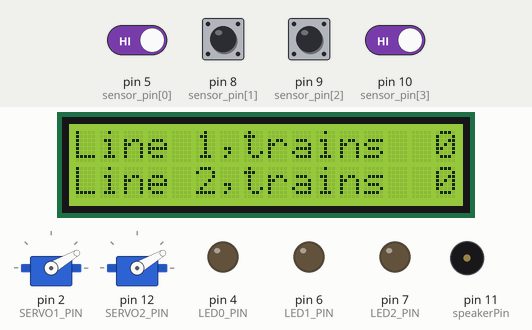
Bench run of a sketch on a simulated Arduino Uno, built with avr-gcc and run on an emulated ATmega328P. Parts: 16×2 character LCD, 2 × servo, output pins drawn as LEDs (lit = HIGH), buzzer (waves = sounding). Wiring (inferred from the names in the program): 2 × servo: signal pin 2 / signal pin 12. Dashed ring = blinking. The inputs (shaded band) are chosen by the test bench; at power-on: pin 5 (sensor_pin[0]), pin 8 (sensor_pin[1]), pin 9 (sensor_pin[2]), pin 10 (sensor_pin[3]) HIGH. Servo pulses on a pin are drawn as a servo (544–2400 µs = 0–180°); pins used as bus, display or sensor lines are not drawn; what the sketch prints to the serial monitor is not drawn.

Above: at 4.3 s.
4.4 s: pin 5 (sensor_pin[0]) driven LOW
At 4.96 s:
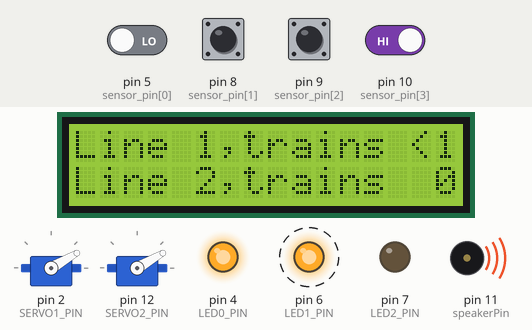
6.6 s: pin 10 (sensor_pin[3]) driven LOW
At 7.0 s:
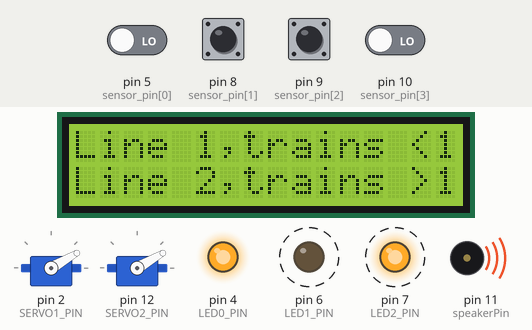
9.1 s: pin 8 (sensor_pin[1]) driven LOW
At 11.86 s:
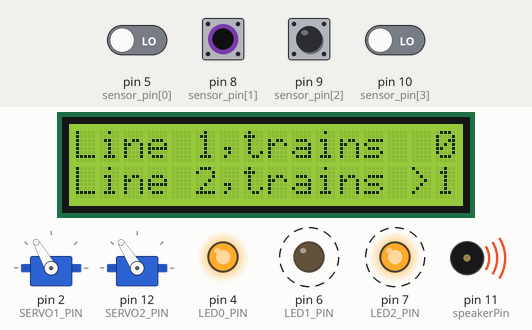
12.1 s: pin 9 (sensor_pin[2]) driven LOW
At 12.72 s:
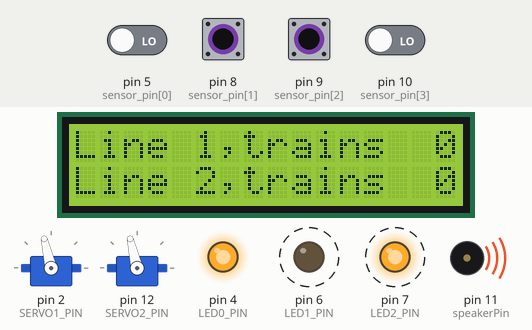
13.8 s: pin 8 (sensor_pin[1]) pulsed HIGH 5 times (0.12 s each, 0.3 s apart)
At 15.48 s:
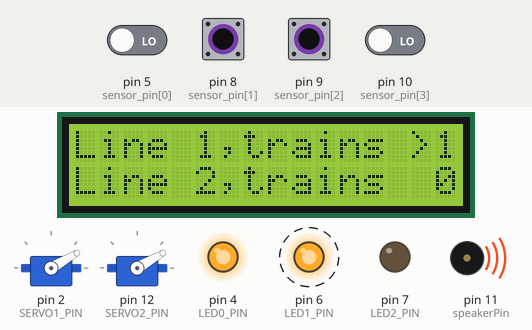
17.5 s: pin 9 (sensor_pin[2]) pulsed HIGH 5 times (0.12 s each, 0.3 s apart)
At 17.93 s:
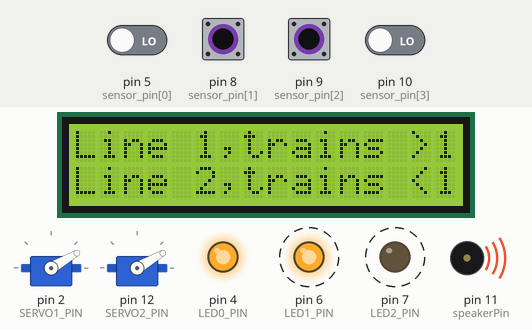
Timing chart, 0 to 21.5 s (numbered marks = the images above; inputs shaded):
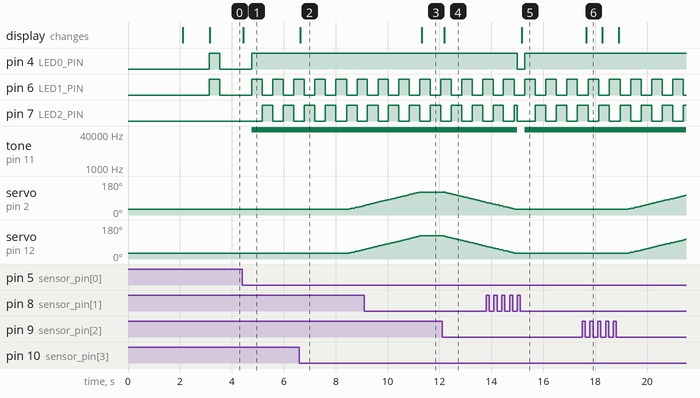

The sketch:

us_barriers_2w1.ino
```cpp
// inital changes by MKO
// ver.2 - niq_ro added bidirectional trigger.. not good solution
// ver.2.x - niq_ro used parts from https://rudysarduinoprojects.wordpress.com/2020/09/23/fun-with-arduino-42-railway-crossing-multi-track-two-way/
// ver.2.y - niq_ro added opposite direction for second servo...
// ver.2.z - direction for 2nd servo can be choosen as opposite or same with 1st servo
// ver.2.w - added LCD1602 on i2c
// ver.2.w.1 - added blink for white light with gate open + changed count trains method
// ver.2.w.2 - added condition for last state of sensor for count

#include <Wire.h>
#include <LiquidCrystal_I2C.h>  // //YWROBOT

LiquidCrystal_I2C lcd(0x3F,16,2);  // set the LCD address to 0x3F for a 16 chars and 2 line display
                                   // otherusual adress is 0x27

int UP = 1700; //1400;  //2300;     // MKO Upper limit of gate travel; adjust these two values to get the travel required
int DOWN = 800; //1100;   // MKO lower limit of gate travel
int GateSpeed = 3; // MKO set to an integer between say 1 and 8; lower = slower;
                   //   to set speed that gate moves from up to down and back
int angle = 0;     // MKO variable to track angle of ate opening (thougb it has nothing to do with degrees of travel)

#define xdebug 0 // 1 = detailed info on serial monitor
#define GATE_DELAY  4000 // [ms] delay time before gate closes once train detected on Sensor 1
#define END_OF_TRAIN_DELAY 2000 // [ms] time to wait before deciding this was the end of the train
#define BLINK_SPEED  400 // [ms] smaller number is faster blinking
#define SERVO1_PIN      2  //MKO SERVO_PIN was 3 in JS original sketch. Change to D2
#define SERVO2_PIN     12   // niq_ro added second pin for reverse direction

#define LED1_PIN       6
#define LED2_PIN       7
#define LED0_PIN       4
#define LED3_PIN       13

//byte state = 1;  // 1;
byte transition = 0; //0;
byte led1 = 0;            // MKO  Define inital values for these 3 variables
byte led2 = 0;            // MKO                                 |
byte blink_enabled = 0;   // MKO                                 _
byte led3 = 0;

unsigned long time_to_blink;
unsigned long time_to_close_gate = millis();  //MKO set intial millis times

byte sens = 0;  // 0 = same direction at servos
                // 1 = oposite direction at servos
/*
#define NUM_SENSORS           2 // two sensors per track, one left and one right of the gate
byte sensor_pin[NUM_SENSORS]  = {5,8}; // sensor pin numbers
*/
#define NUM_SENSORS           4 // two sensors per track, one left and one right of the gate
byte sensor_pin[NUM_SENSORS]  = {5,8,9,10}; // sensor pin numbers

byte actual_state[NUM_SENSORS] = {0,0,0,0}; // niq_added this variable
byte previous_state[NUM_SENSORS] = {0,0,0,0}; // niq_added this variable


//byte state = 1, train_counter, n;
byte state = 1;

byte sensor_state[NUM_SENSORS];       // 0 idle, 1 detect arrival, 2 detect departure, 3 detect end of train
byte end_of_train[NUM_SENSORS];       // 0 idle, 1 end of train detected
//unsigned long time_to_blink;
//unsigned long time_to_close_gate;
unsigned long time_for_servo_step;
unsigned long time_end_of_train[NUM_SENSORS];
unsigned long count_delay = 400;
unsigned long time_count1, time_count2 ;

int train_counter, train_counter1, train_counter2;
int train_counter11, train_counter21;

void blinkLights() {
    if(millis() > time_to_blink) {
      time_to_blink = millis() + (unsigned long)BLINK_SPEED;
      led1 = !led1;
      led2 = !led1;

      digitalWrite(LED1_PIN, led1);
      digitalWrite(LED2_PIN, led2);
      digitalWrite(LED0_PIN, (led1+led2)%2);
      digitalWrite(LED3_PIN, LOW);}
}

void noLights() {
      if(millis() > time_to_blink) {
      time_to_blink = millis() + (unsigned long)BLINK_SPEED;
      led3 = !led3;
      digitalWrite(LED1_PIN, LOW);
      digitalWrite(LED2_PIN, LOW);
      digitalWrite(LED0_PIN, LOW);
      digitalWrite(LED3_PIN, led3);}
}


void closeGate() {
      while (angle < (UP-DOWN)) {
        angle += GateSpeed;  // Use 5 as the servo PWM increment/decrement
        digitalWrite(SERVO1_PIN, HIGH);
        delayMicroseconds(angle+DOWN);    //position
        digitalWrite(SERVO1_PIN, LOW);
        delayMicroseconds(20000-angle);   //balance of 20000 cycle
        digitalWrite(SERVO2_PIN, HIGH);
        if (sens == 1)
        delayMicroseconds(-angle+UP);    //position
        else
        delayMicroseconds(angle+DOWN);    //position
        digitalWrite(SERVO2_PIN, LOW);
        delayMicroseconds(20000-angle);   //balance of 20000 cycle
        blinkLights();
      }
        digitalWrite(SERVO1_PIN, LOW);
        digitalWrite(SERVO2_PIN, LOW);
    if (xdebug == 1)
        {
        Serial.print("angle = ");
        Serial.println(angle);
        Serial.print("angle + DOWN = ");
        Serial.println(angle+DOWN);
        Serial.print("state = ");
        Serial.println(state);
        Serial.print("transition = ");
        Serial.println(transition);
        }
      }


void openGate() {
       while ( angle > 0) {
        angle -= GateSpeed;
        digitalWrite(SERVO1_PIN, HIGH);
        delayMicroseconds(angle+DOWN);    //position
        digitalWrite(SERVO1_PIN, LOW);
        delayMicroseconds(20000-angle);   //balance of 20000 cycle
        digitalWrite(SERVO2_PIN, HIGH);
        if (sens == 1)
        delayMicroseconds(-angle+UP);    //position
        else
        delayMicroseconds(angle+DOWN);    //position
        digitalWrite(SERVO2_PIN, LOW);
        delayMicroseconds(20000-angle);   //balance of 20000 cycle
        blinkLights();
      }
        digitalWrite(SERVO1_PIN, LOW);
        digitalWrite(SERVO2_PIN, LOW);
    if (xdebug == 1)
        {
        Serial.print("angle = ");
        Serial.println(angle);
        Serial.print("angle + DOWN = ");
        Serial.println(angle+DOWN);
        Serial.print("state = ");
        Serial.println(state);
        Serial.print("transition = ");
        Serial.println(transition);
        }
      }


// MKO Bell setup
#include <stdint.h>
#include <avr/interrupt.h>
#include <avr/io.h>
#include <avr/pgmspace.h>
#include "crossing_bell_8KHz_mono.h"  // This is file in the same folder as this sketch that contains the sound data (limited to 1-2 secs total sound due to limited Uno memory)
                                      // Sounds must be in C code which can bet obtained via editing in AUdacity and conversion from WAV files using various tools
                                      //  (e.g. http://colinjs.com/software.htm#t_WAVToCode)
#define SAMPLE_RATE 8000   // 8 KHz sample rate; compromised between quality and limited PROGMEM space on Uno/Nano/etc.


// Use a cheap "earbud" headphone connected to pin 11 and ground for a modest sound level but still reasonable in scale.
// Use an simple LM386 audio amp and cheap 8 ohm speaker to get a louder sound using the same speaker pin


const int speakerPin = 11; // Can be either 3 or 11, two PWM outputs connected to Timer 2; using 11 in this sketch
volatile uint16_t sample;
byte lastSample;
// MKO END Bell setup


// MKO The following code get the sound data and, via user-controlled variable may zero-out the data for the "no sound" case
// This code called at 8000 Hz to get the next sound sample.
ISR(TIMER1_COMPA_vect) {
    if (sample >= sounddata_length) {
        if (sample == sounddata_length + lastSample) {sample = 0;}
        else {OCR2B = sounddata_length + lastSample - sample;  }
    }
    else {OCR2A = (led1 || led2) * pgm_read_byte(&sounddata_data[sample]);} // <- first variable after the "+" sign needs to be 0 or 1 as dicated by the LED state


    ++sample;   }


void startPlayback()
{
    pinMode(speakerPin, OUTPUT);


    // Set up Timer 2 to do pulse width modulation on the speaker pin.


    // Use internal clock (datasheet p.160)
    ASSR &= ~(_BV(EXCLK) | _BV(AS2));


    // Set fast PWM mode  (p.157)
    TCCR2A |= _BV(WGM21) | _BV(WGM20);
    TCCR2B &= ~_BV(WGM22);


        // Do non-inverting PWM on pin OC2A (p.155)
        // On the Arduino this is pin 11.
        TCCR2A = (TCCR2A | _BV(COM2A1)) & ~_BV(COM2A0); TCCR2A &= ~(_BV(COM2B1) | _BV(COM2B0));
        // No prescaler (p.158)
        TCCR2B = (TCCR2B & ~(_BV(CS12) | _BV(CS11))) | _BV(CS10);


        // Set initial pulse width to the first sample.
        OCR2A = pgm_read_byte(&sounddata_data[0]);

    // Set up Timer 1 to send a sample every interrupt.
    cli();


    // Set CTC mode (Clear Timer on Compare Match) (p.133)
    // Have to set OCR1A after, otherwise it gets reset to 0!
    TCCR1B = (TCCR1B & ~_BV(WGM13)) | _BV(WGM12);  TCCR1A = TCCR1A & ~(_BV(WGM11) | _BV(WGM10));


    // No prescaler (p.134)
    TCCR1B = (TCCR1B & ~(_BV(CS12) | _BV(CS11))) | _BV(CS10);


    // Set the compare register (OCR1A).
    // OCR1A is a 16-bit register, so we have to do this with
    // interrupts disabled to be safe.
    OCR1A = F_CPU / SAMPLE_RATE;    // 16e6 / 8000 = 2000


    // Enable interrupt when TCNT1 == OCR1A (p.136)
    TIMSK1 |= _BV(OCIE1A);


    lastSample = pgm_read_byte(&sounddata_data[sounddata_length-1]); sample = 0; sei();
}
// MKO  END Bell timer code setup


void setup() {
  for (byte i = 0; i < NUM_SENSORS; i++) pinMode(sensor_pin[i], INPUT_PULLUP);
  for (byte i = 0; i < NUM_SENSORS; i++) sensor_state[i] = 1; // enable sensors for train detection

  pinMode(LED1_PIN,   OUTPUT);
  pinMode(LED2_PIN,   OUTPUT);
  pinMode(LED0_PIN,   OUTPUT);
  pinMode(SERVO1_PIN,  OUTPUT);
  pinMode(SERVO2_PIN,  OUTPUT);

  lcd.init();                      // initialize the lcd
  // lcd.begin();    // initialize the lcd (for some libraries instead lcd.init)
  lcd.backlight();   // backlight on
  lcd.setCursor(0,0);
  lcd.print("Railway Crossing");
  lcd.setCursor(0,1);
  lcd.print(" Control Ready !");
  delay(2000);
  lcd.clear();  // clear the lcd
  lcd.setCursor(0,0);
  lcd.print("Waiting trains  ");
  delay(1000);
  lcd.clear();  // clear the lcd

  Serial.begin(9600);
  Serial.println("Railway Crossing Control Ready");
  Serial.println();
  Serial.println("Waiting for train");

  startPlayback();  // MKO Bell sound playback initiated.
  angle = 0;
      if (xdebug == 1)
        {
          Serial.print("angle = ");
          Serial.println(angle);
          Serial.print("angle + DOWN = ");
          Serial.println(angle+DOWN);
          Serial.print("state = ");
          Serial.println(state);
          Serial.print("transition = ");
          Serial.println(transition);
        }
angle = 1;
   openGate();
led1 = 0;
led2 = 0;
}


void loop() {

if (millis() >  time_count1 + count_delay)
{
if ((digitalRead(sensor_pin[0]) == 0) and (previous_state[0] == 1))
{
  train_counter1 = train_counter1 + 1;
  time_count1 = millis();
  delay(10);
  actual_state[0] = 0;
  Serial.print("Trains:    ");
  Serial.println(train_counter1);
}
}

if (millis() >  time_count1 + count_delay)
{
if ((digitalRead(sensor_pin[1]) == 0) and (previous_state[1] == 1))
{
  train_counter1 = train_counter1 - 1;
  time_count1 = millis();
  delay(10);
  actual_state[1] = 0;
  Serial.print("Trains:    ");
  Serial.println(train_counter1);
}
}

if (millis() >  time_count2 + count_delay)
{
if ((digitalRead(sensor_pin[2]) == 0) and (previous_state[2] == 1))
{
  train_counter2 = train_counter2 + 1;
  time_count2 = millis();
  delay(10);
  actual_state[2] = 0;
  Serial.print("Trains:    ");
  Serial.println(train_counter2);
}
}

if (millis() >  time_count2 + count_delay)
{
if ((digitalRead(sensor_pin[3]) == 0) and (previous_state[3] == 1))
{
  train_counter2 = train_counter2 - 1;
  time_count2 = millis();
  delay(10);
  actual_state[3] = 0;
  Serial.print("Trains:    ");
  Serial.println(train_counter2);
}
}


if (train_counter1 < 0)
            train_counter11 = -train_counter1;
        else
            train_counter11 = train_counter1;
if (train_counter2 < 0)
            train_counter21 = -train_counter2;
        else
            train_counter21 = train_counter2;

        lcd.setCursor(0,0);
        lcd.print("Line 1,trains");
        if (train_counter1 < 10) lcd.print(" ");
        if  (train_counter1 < 0) lcd.print(">");
        if  (train_counter1 == 0) lcd.print(" ");
        if  (train_counter1 > 0) lcd.print("<");

        lcd.print(train_counter11);
        //lcd.print(" ");
        lcd.setCursor(0,1);
        lcd.print("Line 2,trains");
        if (train_counter1 < 10) lcd.print(" ");
        if  (train_counter2 < 0) lcd.print(">");
        if  (train_counter2 == 0) lcd.print(" ");
        if  (train_counter2 > 0) lcd.print("<");
        lcd.print(train_counter21);
        //lcd.print(" ");


train_counter = train_counter1 + 100*train_counter2;

  switch(state) {
    case 1: // idle
    if (train_counter != 0)
      {
        transition = 12;
        if (xdebug == 1)
        {
        Serial.print("state = ");
        Serial.println(state);
        Serial.print("transition = ");
        Serial.println(transition);
        }
      }
    break;

    case 2: // blinking, gate still open
      if (millis() > time_to_close_gate)
      {
        transition = 23;
        if (xdebug == 1)
        {
        Serial.print("state = ");
        Serial.println(state);
        Serial.print("transition = ");
        Serial.println(transition);
        }
      }
    break;

    case 3: // blinking, gate closing
       if (train_counter == 0)
      {
        transition = 34;
        if (xdebug == 1)
        {
        Serial.print("state = ");
        Serial.println(state);
        Serial.print("transition = ");
        Serial.println(transition);
        }
      }
    break;

    case 4: // blinking, gate opening
       transition = 41;
  if (xdebug == 1)
        {
        Serial.print("state = ");
        Serial.println(state);
        Serial.print("transition = ");
        Serial.println(transition);
        }
    break;
  }


  switch(transition) {
    case 12: //
      Serial.println("Train detected, start blinking");
  //    lcd.setCursor(0,0);
  //    lcd.print("Train detected  ");
      blink_enabled = 1;
      time_to_close_gate = millis() + (unsigned long)GATE_DELAY;
      transition = 0;
      state = 2;
      if (xdebug == 1)
        {
        Serial.print("state = ");
        Serial.println(state);
        Serial.print("transition = ");
        Serial.println(transition);
        }
    break;

    case 23: //
      Serial.println("Time to close the gate");
 //     lcd.setCursor(0,0);
 //     lcd.print("Gate closing    ");
      closeGate();
      transition = 0;
      state = 3;
 //     lcd.setCursor(0,0);
 //     lcd.print("Gate closed     ");
      if (xdebug == 1)
        {
        Serial.print("state = ");
        Serial.println(state);
        Serial.print("transition = ");
        Serial.println(transition);
        }
    break;

    case 34:
      Serial.println("Train detected, open the gate");
  //    lcd.setCursor(0,0);
  //    lcd.print("Gate opening    ");
      openGate();
      transition = 0;
      state = 4;
 //     lcd.setCursor(0,0);
 //     lcd.print("Gate open       ");
  if (xdebug == 1)
        {
        Serial.print("state = ");
        Serial.println(state);
        Serial.print("transition = ");
        Serial.println(transition);
      }
    break;

    case 41:
      Serial.println("Gate is open, stop blinking");
      Serial.println();
      Serial.println("Waiting for train");
   //   lcd.setCursor(0,0);
   //   lcd.print("Waiting trains..");
      blink_enabled = 0; led1 = 0; led2 = 0;
      digitalWrite(LED1_PIN, led1);
      digitalWrite(LED2_PIN, led2);
      digitalWrite(LED0_PIN, 0);
      transition = 0;
      state = 1;
      if (xdebug == 1)
        {
        Serial.print("state = ");
        Serial.println(state);
        Serial.print("transition = ");
        Serial.println(transition);
        }
    break;
  }

for (byte i = 0; i < NUM_SENSORS; i++)
{
previous_state[i] = actual_state[i]; // change last values
actual_state[i] = digitalRead(sensor_pin[i]);  // read actua state of each sensor
}


  if(blink_enabled == 1) { blinkLights(); }
  else noLights();
  } // end main loop
```

Source omitted: ll_8KHz_mono.h (data table, 23302 bytes)

Measured:
- after the input at 4.4 s, pin 4 (LED0_PIN): LOW → HIGH after 0.36 s; pin 6 (LED1_PIN): alternates HIGH for 0.41 s and LOW for 0.41 s, starting after 0.36 s; pin 7 (LED2_PIN): alternates HIGH for 0.41 s and LOW for 0.41 s, starting after 0.76 s; tone on pin 11 (speakerPin): silent → 62500 Hz after 0.36 s; the display: changes after 0.05 s (image 1)
- after the input at 6.6 s, the display: changes at once (image 2)
- after the input at 9.1 s, the display: changes after 2.2 s (image 3)
- after the input at 12.1 s, servo on pin 12 (SERVO2_PIN): moves from 122° to 68° over 1.6 s, starting after 0.09 s; the display: changes after 0.09 s (image 4)
- after the input at 13.8 s, the display: changes after 1.4 s (image 5)
- after the input at 17.5 s, the display: changes after 0.17 s (image 6)
